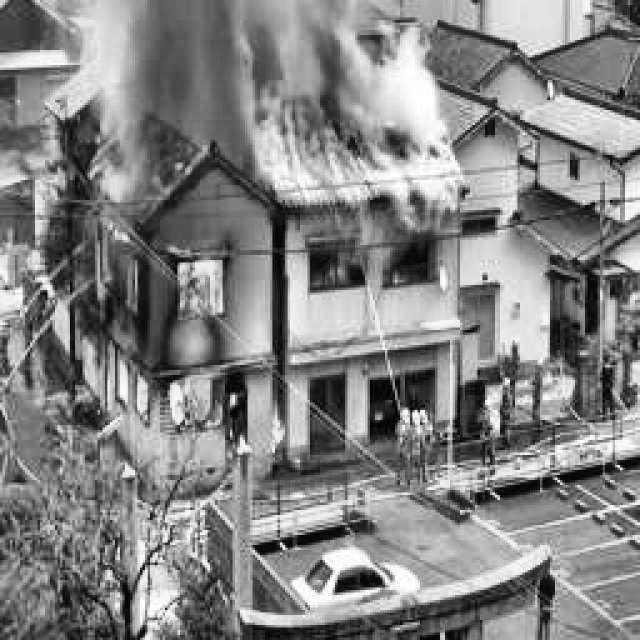
#> input picture uploads/clahe_Img_1904_jpg.rf.fde2011b22900a4376d9398afc32d373.jpg, 640 x 640 px
$ python -i preprocessing.py   (imports and definitions only)
#> lines starting #> are read from the running program, lines starting #| are printed output that depends on the picture
# preprocessing.py
import cv2
import numpy as np

# [46 lines left out: functions histogram_equalization, gaussian_blur, edge_detection, resize_image, normalize_image, clahe, not called in this run]

def combined_preprocessing(image_path):
    # Load the image
    image = cv2.imread(image_path)
#> image is the input picture: shape (640, 640, 3); min 0, max 255, mean 131.6

    # Convert to grayscale
    gray_image = cv2.cvtColor(image, cv2.COLOR_BGR2GRAY)

    # Apply Gaussian blur
    blurred_image = cv2.GaussianBlur(gray_image, (5, 5), 0)

    # Apply CLAHE
    clahe = cv2.createCLAHE(clipLimit=2.0, tileGridSize=(8, 8))
    clahe_image = clahe.apply(blurred_image)
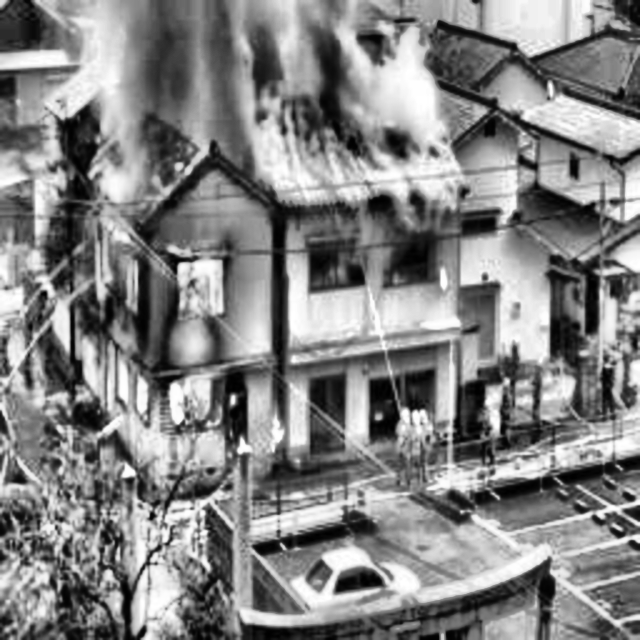
#> clahe_image: shape (640, 640); min 0, max 255, mean 131.5


    preprocessed_image_path = 'uploads/combine_'+image_path.rsplit('/', 1)[1]
    cv2.imwrite(preprocessed_image_path,clahe_image)

    return preprocessed_image_path

>>> result = combined_preprocessing('uploads/clahe_Img_1904_jpg.rf.fde2011b22900a4376d9398afc32d373.jpg')

$ run again, on uploads/00029_jpg.rf.245884f272bc7b00783543a4598ce220.jpg
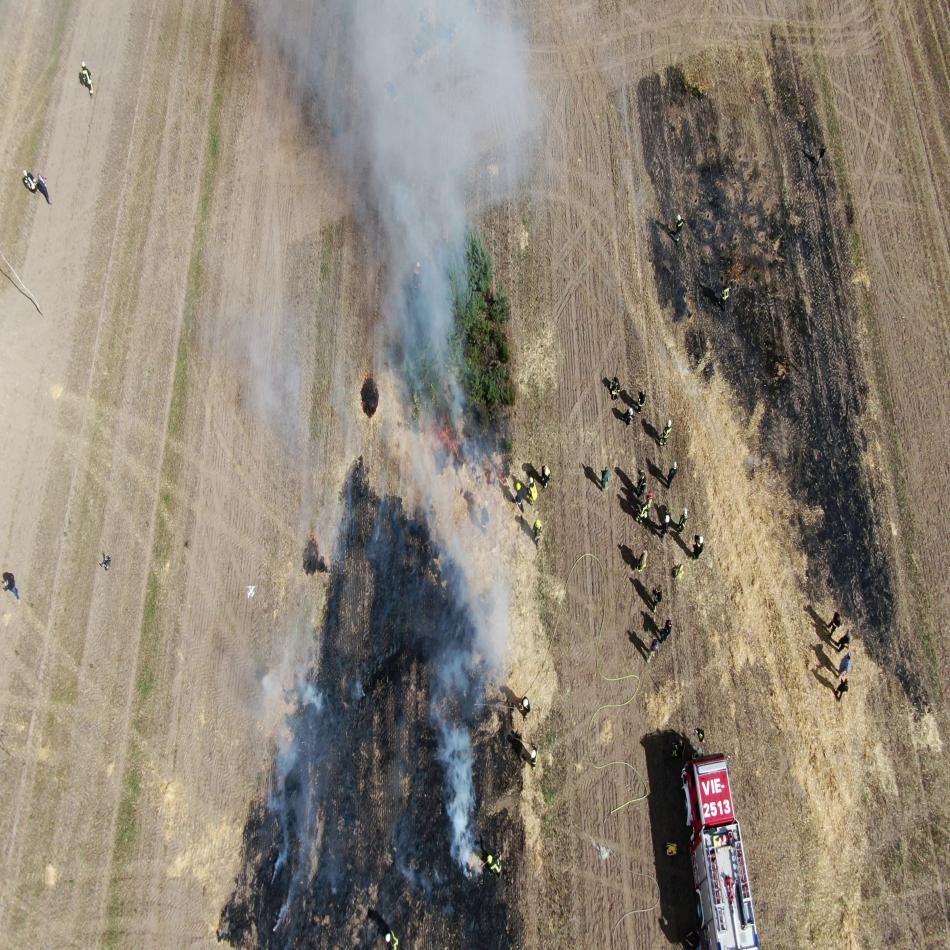
#> input picture uploads/00029_jpg.rf.245884f272bc7b00783543a4598ce220.jpg, 950 x 950 px
#> in combined_preprocessing, image is the input picture: shape (950, 950, 3); mean B, G, R 117.9, 131.7, 141.2
#> in combined_preprocessing, `gray_image = cv2.cvtColor(image, cv2.COLOR_BGR2GRAY)`:
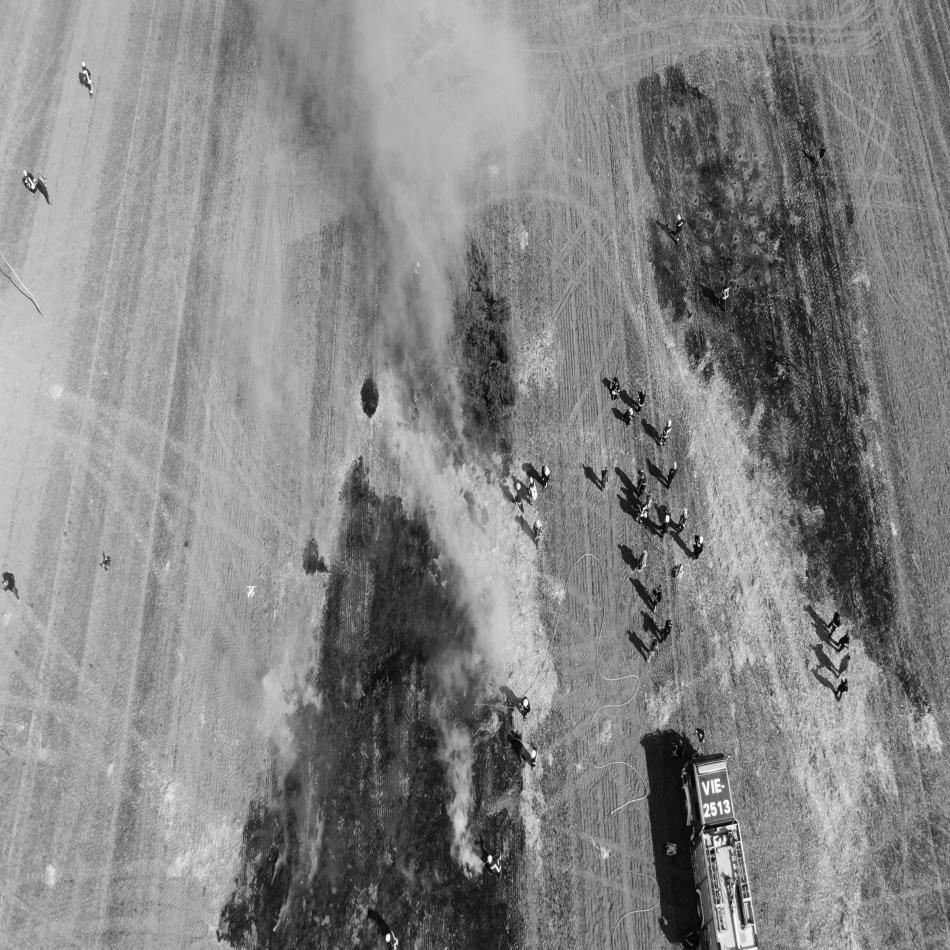
#> gray_image: shape (950, 950); min 0, max 255, mean 133
#> in combined_preprocessing, `clahe_image = clahe.apply(blurred_image)`:
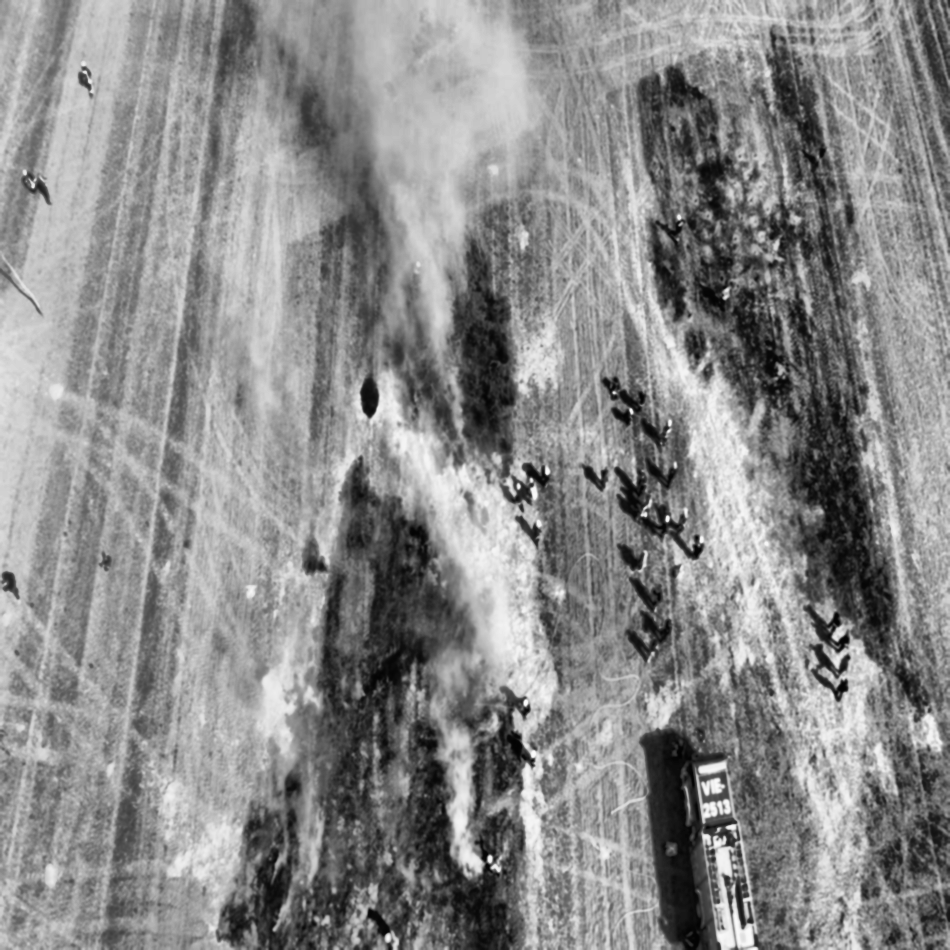
#> clahe_image: shape (950, 950); min 2, max 253, mean 138.3

$ run again, on uploads/21711_jpg.rf.25adb686070a7c577a41909055000ad0.jpg
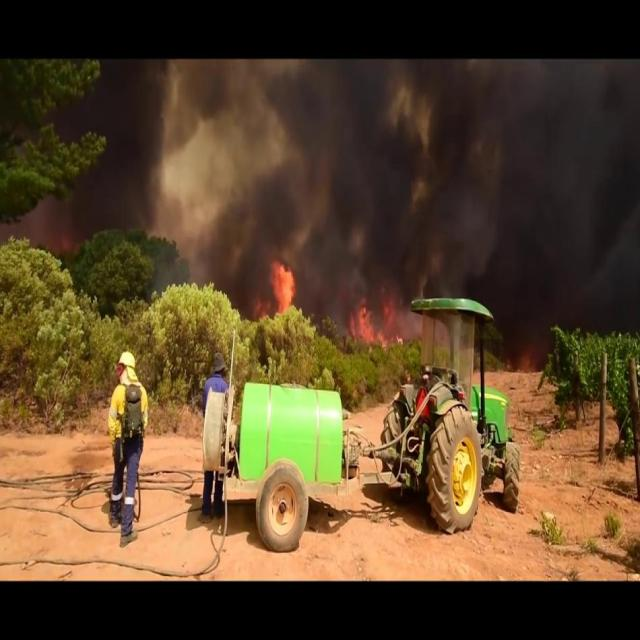
#> input picture uploads/21711_jpg.rf.25adb686070a7c577a41909055000ad0.jpg, 640 x 640 px
#> in combined_preprocessing, image is the input picture: shape (640, 640, 3); mean B, G, R 43, 69.8, 91.7
#> in combined_preprocessing, `gray_image = cv2.cvtColor(image, cv2.COLOR_BGR2GRAY)`:
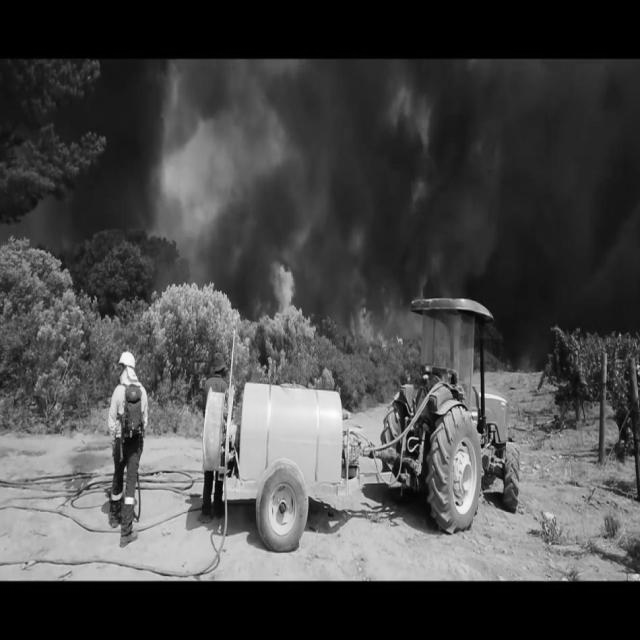
#> gray_image: shape (640, 640); min 0, max 253, mean 73.3
#> in combined_preprocessing, `clahe_image = clahe.apply(blurred_image)`:
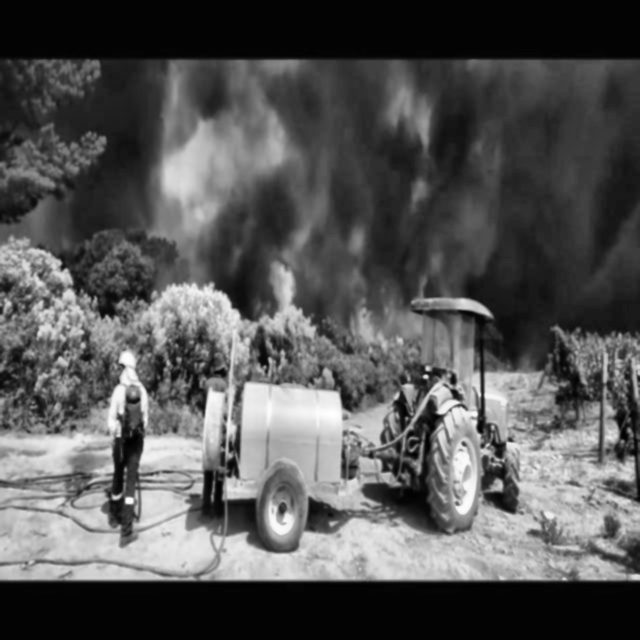
#> clahe_image: shape (640, 640); min 1, max 255, mean 85.6

$ run again, on uploads/21965_jpg.rf.c09746423faa03ce97bd0a6359defd34.jpg
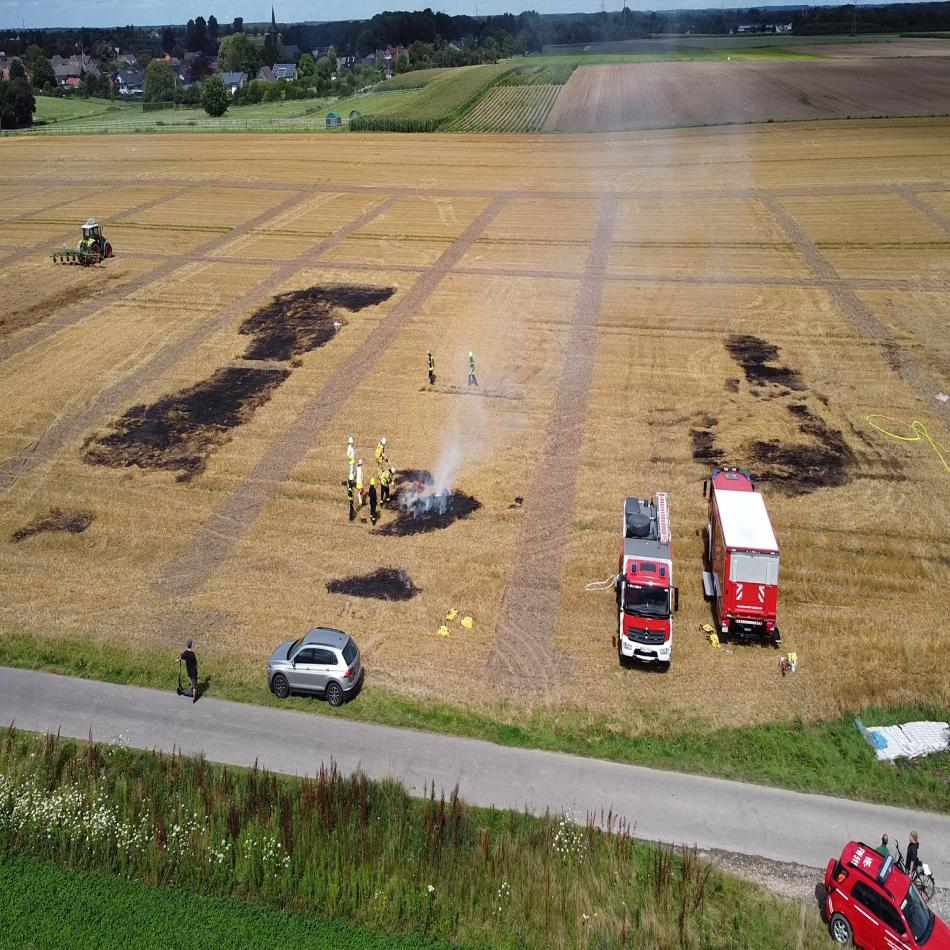
#> input picture uploads/21965_jpg.rf.c09746423faa03ce97bd0a6359defd34.jpg, 950 x 950 px
#> in combined_preprocessing, image is the input picture: shape (950, 950, 3); mean B, G, R 96, 122.9, 136.6
#> in combined_preprocessing, `gray_image = cv2.cvtColor(image, cv2.COLOR_BGR2GRAY)`:
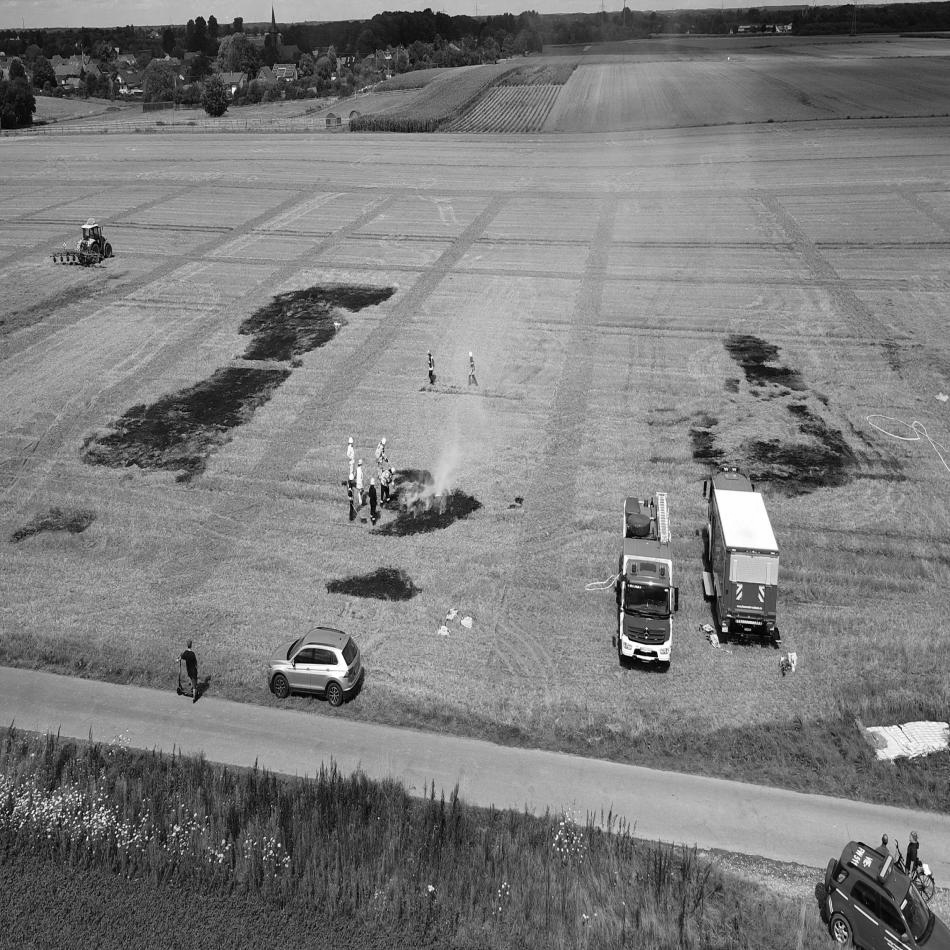
#> gray_image: shape (950, 950); min 0, max 255, mean 124
#> in combined_preprocessing, `clahe_image = clahe.apply(blurred_image)`:
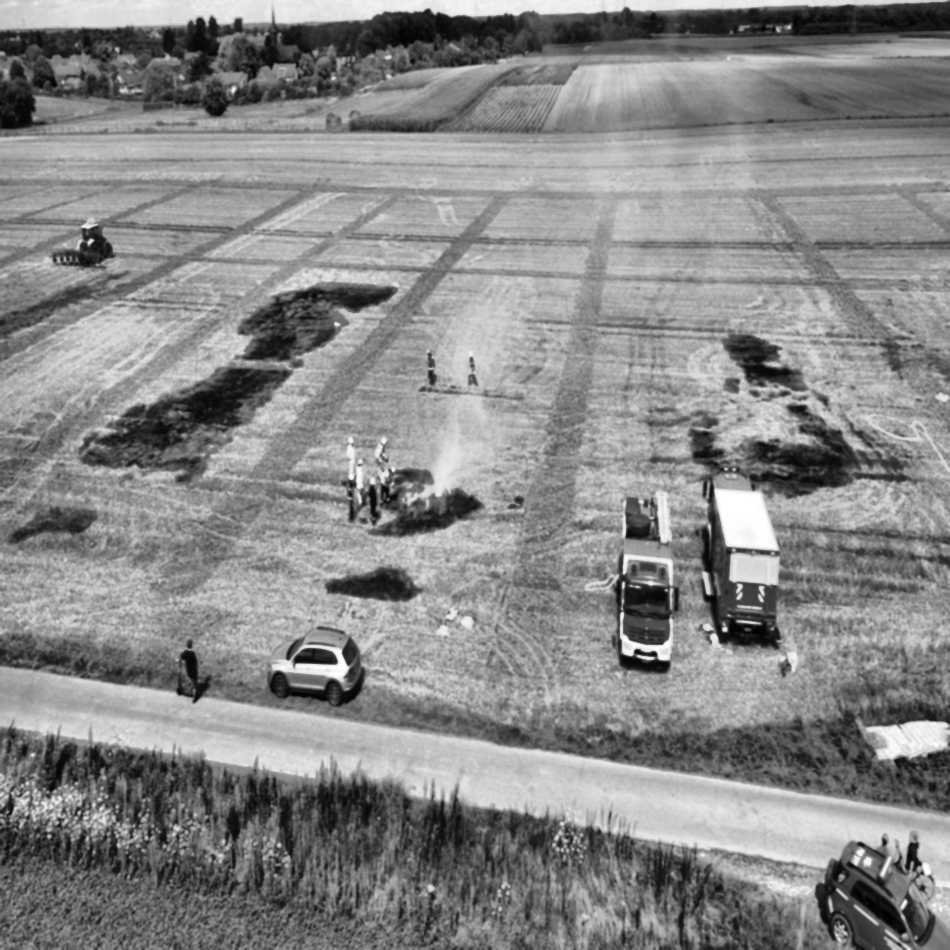
#> clahe_image: shape (950, 950); min 1, max 255, mean 135.6
